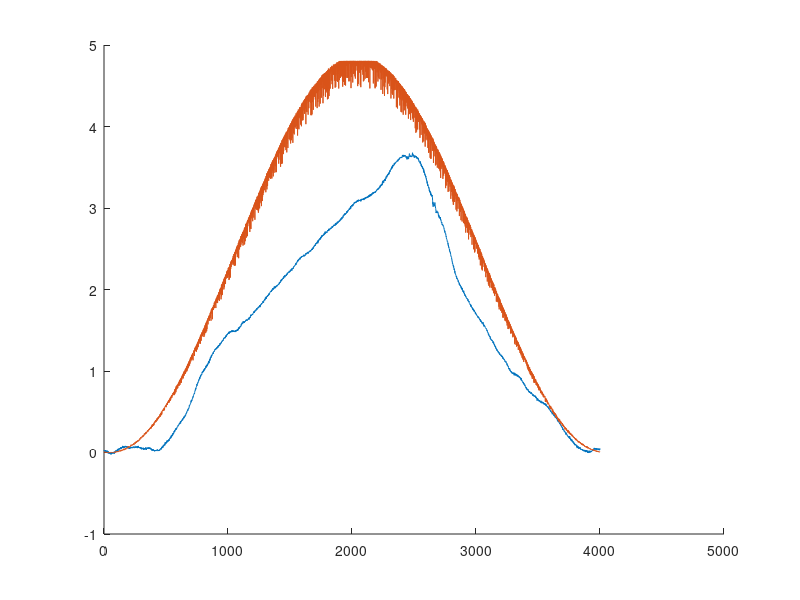

Source code (MATLAB):
clear;
clc;

p7mvcdf = load('Patient7_MVC_DF.txt');
p7df25 = load('PatNo7_VR_AnklePosNeutral_DF_0-25Hz.txt');

serial2lbs_bipolar = 125/2048;
lbs2NmAt15cm = 4.448*.15;

p7df_m = p7df25(:,1);
p7df_ref = p7df25(:,2);

% Reference
zerolevel1DF = round(mean(p7mvcdf(1:4500)));
mvcDF1 = max(p7mvcdf(5500:9500)) - zerolevel1DF;
zerolevel2DF = round(mean(p7mvcdf(10500:24500)));
mvcDF2 = max(p7mvcdf(25500:29500)) - zerolevel2DF;

mvcDF_serial = max([mvcDF1, mvcDF2]);
mvcDF_Nm = abs(mvcDF_serial)*serial2lbs_bipolar*lbs2NmAt15cm;

ref5 = p7df_ref(16005:20005);
refsigserial2NmDF = mvcDF_Nm/4096*0.2;

% Measured cycle intervals
df1 = p7df_m(1:4001);
df2 = p7df_m(4002:8002);
df3 = p7df_m(8003:12003);
df4 = p7df_m(12004:16004);
df5 = p7df_m(16005:20005);
df6 = p7df_m(20006:24006);
df7 = p7df_m(24007:28007);
df8 = p7df_m(28008:32008);
df9 = p7df_m(32009:36009);
df10 = p7df_m(40010:44010);
df11 = p7df_m(44011:48011);
df12 = p7df_m(48012:52012);
df13 = p7df_m(52013:56013);
df14 = p7df_m(56014:60014);
df15 = p7df_m(60015:64015);

dfa = (df1+df2+df3+df4+df5+df6+df7+df8+df9+df10+df11+df12+df13+df14+df15)/15;

% Measured cycle for plot
df_m = dfa*serial2lbs_bipolar*lbs2NmAt15cm;
refF = ref5*refsigserial2NmDF;

hold on;
plot(df_m+8.25);
plot(refF);



